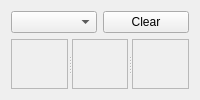
          <widget class="QFrame" name="frame">
           <property name="frameShape">
            <enum>QFrame::NoFrame</enum>
           </property>
           <property name="frameShadow">
            <enum>QFrame::Plain</enum>
           </property>
           <layout class="QVBoxLayout" name="verticalLayout">
            <item>
             <layout class="QHBoxLayout" name="horizontalLayout_6">
              <item>
               <widget class="QComboBox" name="cb_available_outputs">
                <property name="maxVisibleItems">
                 <number>30</number>
                </property>
                <property name="sizeAdjustPolicy">
                 <enum>QComboBox::AdjustToContents</enum>
                </property>
               </widget>
              </item>
              <item>
               <widget class="QPushButton" name="bt_clear_result">
                <property name="maximumSize">
                 <size>
                  <width>100</width>
                  <height>16777215</height>
                 </size>
                </property>
                <property name="text">
                 <string>Clear</string>
                </property>
               </widget>
              </item>
             </layout>
            </item>
            <item>
             <widget class="QSplitter" name="spl_ver_src_res_data">
              <property name="orientation">
               <enum>Qt::Horizontal</enum>
              </property>
              <widget class="QFrame" name="frm_src_img">
               <property name="frameShape">
                <enum>QFrame::StyledPanel</enum>
               </property>
               <property name="frameShadow">
                <enum>QFrame::Raised</enum>
               </property>
               <property name="lineWidth">
                <number>1</number>
               </property>
              </widget>
              <widget class="QFrame" name="frm_res_img">
               <property name="frameShape">
                <enum>QFrame::StyledPanel</enum>
               </property>
               <property name="frameShadow">
                <enum>QFrame::Raised</enum>
               </property>
              </widget>
              <widget class="QFrame" name="frm_data">
               <property name="frameShape">
                <enum>QFrame::StyledPanel</enum>
               </property>
               <property name="frameShadow">
                <enum>QFrame::Raised</enum>
               </property>
              </widget>
             </widget>
            </item>
           </layout>
          </widget>
